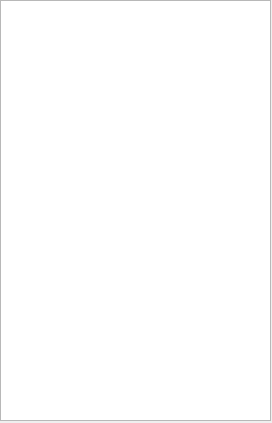
<?xml version="1.0" encoding="UTF-8"?>
<ui version="4.0">
 <class>Chat</class>
 <widget class="QWidget" name="Chat">
  <property name="geometry">
   <rect>
    <x>0</x>
    <y>0</y>
    <width>272</width>
    <height>423</height>
   </rect>
  </property>
  <property name="windowTitle">
   <string>Form</string>
  </property>
  <widget class="QTextEdit" name="textEdit">
   <property name="geometry">
    <rect>
     <x>0</x>
     <y>0</y>
     <width>271</width>
     <height>421</height>
    </rect>
   </property>
  </widget>
 </widget>
 <resources/>
 <connections/>
</ui>
